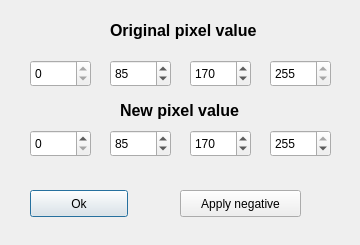
<?xml version="1.0" encoding="UTF-8"?>
<ui version="4.0">
 <class>PixelTForm</class>
 <widget class="QDialog" name="PixelTForm">
  <property name="geometry">
   <rect>
    <x>0</x>
    <y>0</y>
    <width>360</width>
    <height>245</height>
   </rect>
  </property>
  <property name="windowTitle">
   <string>Set pixel transformation</string>
  </property>
  <widget class="QSpinBox" name="origPixelBox1">
   <property name="enabled">
    <bool>true</bool>
   </property>
   <property name="geometry">
    <rect>
     <x>30</x>
     <y>60</y>
     <width>61</width>
     <height>27</height>
    </rect>
   </property>
   <property name="readOnly">
    <bool>true</bool>
   </property>
   <property name="maximum">
    <number>255</number>
   </property>
  </widget>
  <widget class="QSpinBox" name="origPixelBox4">
   <property name="enabled">
    <bool>true</bool>
   </property>
   <property name="geometry">
    <rect>
     <x>270</x>
     <y>60</y>
     <width>61</width>
     <height>27</height>
    </rect>
   </property>
   <property name="readOnly">
    <bool>true</bool>
   </property>
   <property name="maximum">
    <number>255</number>
   </property>
   <property name="value">
    <number>255</number>
   </property>
  </widget>
  <widget class="QSpinBox" name="origPixelBox2">
   <property name="enabled">
    <bool>true</bool>
   </property>
   <property name="geometry">
    <rect>
     <x>110</x>
     <y>60</y>
     <width>61</width>
     <height>27</height>
    </rect>
   </property>
   <property name="readOnly">
    <bool>false</bool>
   </property>
   <property name="maximum">
    <number>255</number>
   </property>
   <property name="value">
    <number>85</number>
   </property>
  </widget>
  <widget class="QSpinBox" name="origPixelBox3">
   <property name="enabled">
    <bool>true</bool>
   </property>
   <property name="geometry">
    <rect>
     <x>190</x>
     <y>60</y>
     <width>61</width>
     <height>27</height>
    </rect>
   </property>
   <property name="readOnly">
    <bool>false</bool>
   </property>
   <property name="maximum">
    <number>255</number>
   </property>
   <property name="value">
    <number>170</number>
   </property>
  </widget>
  <widget class="QSpinBox" name="newPixelBox4">
   <property name="enabled">
    <bool>true</bool>
   </property>
   <property name="geometry">
    <rect>
     <x>270</x>
     <y>130</y>
     <width>61</width>
     <height>27</height>
    </rect>
   </property>
   <property name="readOnly">
    <bool>false</bool>
   </property>
   <property name="maximum">
    <number>255</number>
   </property>
   <property name="value">
    <number>255</number>
   </property>
  </widget>
  <widget class="QSpinBox" name="newPixelBox2">
   <property name="enabled">
    <bool>true</bool>
   </property>
   <property name="geometry">
    <rect>
     <x>110</x>
     <y>130</y>
     <width>61</width>
     <height>27</height>
    </rect>
   </property>
   <property name="readOnly">
    <bool>false</bool>
   </property>
   <property name="maximum">
    <number>255</number>
   </property>
   <property name="value">
    <number>85</number>
   </property>
  </widget>
  <widget class="QSpinBox" name="newPixelBox3">
   <property name="enabled">
    <bool>true</bool>
   </property>
   <property name="geometry">
    <rect>
     <x>190</x>
     <y>130</y>
     <width>61</width>
     <height>27</height>
    </rect>
   </property>
   <property name="readOnly">
    <bool>false</bool>
   </property>
   <property name="maximum">
    <number>255</number>
   </property>
   <property name="value">
    <number>170</number>
   </property>
  </widget>
  <widget class="QSpinBox" name="newPixelBox1">
   <property name="enabled">
    <bool>true</bool>
   </property>
   <property name="geometry">
    <rect>
     <x>30</x>
     <y>130</y>
     <width>61</width>
     <height>27</height>
    </rect>
   </property>
   <property name="readOnly">
    <bool>false</bool>
   </property>
   <property name="maximum">
    <number>255</number>
   </property>
  </widget>
  <widget class="QLabel" name="origLabel">
   <property name="geometry">
    <rect>
     <x>110</x>
     <y>20</y>
     <width>161</width>
     <height>21</height>
    </rect>
   </property>
   <property name="text">
    <string>&lt;html&gt;&lt;head/&gt;&lt;body&gt;&lt;p&gt;&lt;span style=&quot; font-size:12pt; font-weight:600;&quot;&gt;Original pixel value&lt;/span&gt;&lt;/p&gt;&lt;/body&gt;&lt;/html&gt;</string>
   </property>
   <property name="textFormat">
    <enum>Qt::RichText</enum>
   </property>
  </widget>
  <widget class="QLabel" name="origLabel_2">
   <property name="geometry">
    <rect>
     <x>120</x>
     <y>100</y>
     <width>131</width>
     <height>21</height>
    </rect>
   </property>
   <property name="text">
    <string>&lt;html&gt;&lt;head/&gt;&lt;body&gt;&lt;p&gt;&lt;span style=&quot; font-size:12pt; font-weight:600;&quot;&gt;New pixel value&lt;/span&gt;&lt;/p&gt;&lt;/body&gt;&lt;/html&gt;</string>
   </property>
   <property name="textFormat">
    <enum>Qt::RichText</enum>
   </property>
  </widget>
  <widget class="QPushButton" name="okButton">
   <property name="geometry">
    <rect>
     <x>30</x>
     <y>190</y>
     <width>98</width>
     <height>27</height>
    </rect>
   </property>
   <property name="text">
    <string>Ok</string>
   </property>
  </widget>
  <widget class="QPushButton" name="applyNeg">
   <property name="geometry">
    <rect>
     <x>180</x>
     <y>190</y>
     <width>121</width>
     <height>27</height>
    </rect>
   </property>
   <property name="text">
    <string>Apply negative</string>
   </property>
   <property name="checkable">
    <bool>true</bool>
   </property>
  </widget>
 </widget>
 <tabstops>
  <tabstop>origPixelBox1</tabstop>
  <tabstop>origPixelBox2</tabstop>
  <tabstop>origPixelBox3</tabstop>
  <tabstop>origPixelBox4</tabstop>
  <tabstop>newPixelBox1</tabstop>
  <tabstop>newPixelBox2</tabstop>
  <tabstop>newPixelBox3</tabstop>
  <tabstop>newPixelBox4</tabstop>
  <tabstop>okButton</tabstop>
 </tabstops>
 <resources/>
 <connections/>
</ui>
